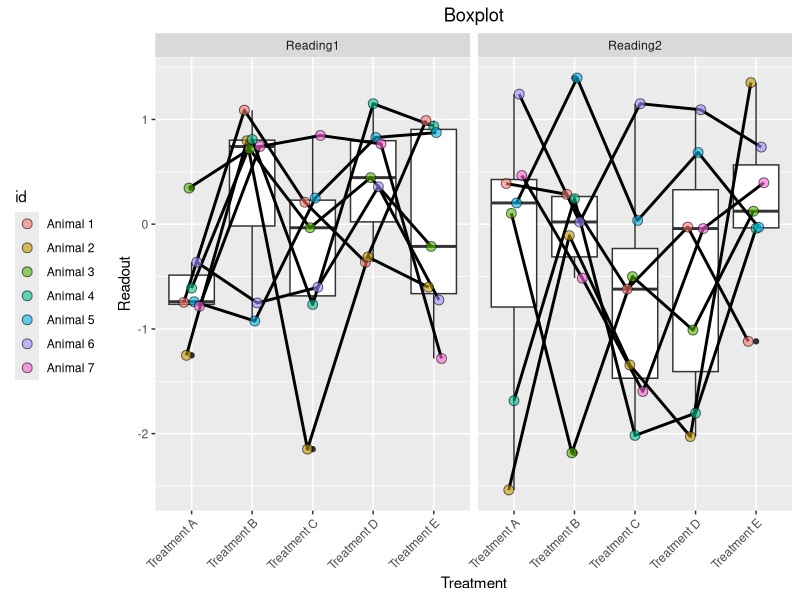

Reproduce this figure in R.
## ---- chunk 1
# Load packages----
require(data.table)
require(ggplot2)

# Data----
n.animal <- 7
n.trt <- 5
n.read <- 2

dt1 <- data.table(read = factor(paste("Reading",
                                      rep(1:n.read, 
                                          each = n.animal*n.trt),
                                      sep = "")),
                  trt = factor(paste("Treatment", 
                                     rep(rep(LETTERS[1:n.trt],
                                             each = n.animal),
                                         n.read))),
                  id = factor(paste("Animal",
                                    rep(1:n.animal, n.read*n.trt))),
                  readout = rnorm(n.animal*n.trt*n.read))
dt1

# Plot----
p1 <- ggplot(data = dt1) +
  facet_wrap(~ read,
             nrow = 1) +
  geom_boxplot(aes(x = trt,
                   y = readout)) +
  geom_line(aes(x = trt,
                y = readout,
                group = id),
            size = 1,
            position = position_dodge(0.3)) + 
  geom_point(aes(x = trt,
                 y = readout,
                 group = id,
                 fill = id),
             size = 3,
             alpha = 0.6,
             shape = 21,
             position = position_dodge(0.3)) + 
  scale_x_discrete("Treatment") + 
  scale_y_continuous("Readout") + 
  # scale_fill_discrete("Animal ID") + # alternative to "guides" option below
  ggtitle("Boxplot") +
  guides(colour = guide_legend(title = "Animal ID",
                               title.position = "top",
                               ncol = 1)) +
  theme(plot.title = element_text(hjust = 0.5),
        legend.position = "left",
        axis.text.x = element_text(angle = 45,
                                   hjust = 1))
print(p1)

# Save the plot as a TIFF file
# tiff(filename = "tmp/boxplot.tiff",
#      height = 5,
#      width = 10,
#      units = 'in',
#      res = 300,
#      compression = "lzw+p")
# print(p1)
# graphics.off()
